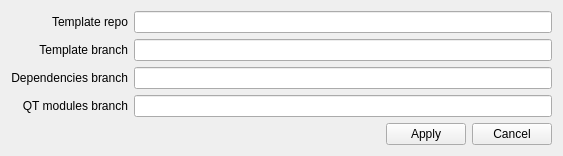
<?xml version="1.0" encoding="UTF-8"?>
<ui version="4.0">
 <class>SettingsDialog</class>
 <widget class="QWidget" name="SettingsDialog">
  <property name="geometry">
   <rect>
    <x>0</x>
    <y>0</y>
    <width>563</width>
    <height>151</height>
   </rect>
  </property>
  <property name="windowTitle">
   <string>SettingsDialog</string>
  </property>
  <layout class="QVBoxLayout" name="verticalLayout">
   <item>
    <widget class="QFrame" name="frame">
     <property name="frameShape">
      <enum>QFrame::NoFrame</enum>
     </property>
     <property name="frameShadow">
      <enum>QFrame::Raised</enum>
     </property>
     <layout class="QGridLayout" name="gridLayout" columnminimumwidth="100,0">
      <property name="leftMargin">
       <number>0</number>
      </property>
      <property name="topMargin">
       <number>0</number>
      </property>
      <property name="rightMargin">
       <number>0</number>
      </property>
      <property name="bottomMargin">
       <number>0</number>
      </property>
      <item row="2" column="0">
       <widget class="QLabel" name="label_3">
        <property name="text">
         <string>Dependencies branch</string>
        </property>
        <property name="alignment">
         <set>Qt::AlignRight|Qt::AlignTrailing|Qt::AlignVCenter</set>
        </property>
       </widget>
      </item>
      <item row="1" column="1">
       <widget class="QLineEdit" name="templateBranch_lineEdit"/>
      </item>
      <item row="0" column="0">
       <widget class="QLabel" name="label">
        <property name="text">
         <string>Template repo</string>
        </property>
        <property name="alignment">
         <set>Qt::AlignRight|Qt::AlignTrailing|Qt::AlignVCenter</set>
        </property>
       </widget>
      </item>
      <item row="0" column="1">
       <widget class="QLineEdit" name="templateRepo_lineEdit"/>
      </item>
      <item row="1" column="0">
       <widget class="QLabel" name="label_2">
        <property name="text">
         <string>Template branch</string>
        </property>
        <property name="alignment">
         <set>Qt::AlignRight|Qt::AlignTrailing|Qt::AlignVCenter</set>
        </property>
       </widget>
      </item>
      <item row="3" column="0">
       <widget class="QLabel" name="label_4">
        <property name="text">
         <string>QT modules branch</string>
        </property>
        <property name="alignment">
         <set>Qt::AlignRight|Qt::AlignTrailing|Qt::AlignVCenter</set>
        </property>
       </widget>
      </item>
      <item row="2" column="1">
       <widget class="QLineEdit" name="dependenciesBranch_lineEdit"/>
      </item>
      <item row="3" column="1">
       <widget class="QLineEdit" name="qtModulesBranch_lineEdit"/>
      </item>
     </layout>
    </widget>
   </item>
   <item>
    <spacer name="verticalSpacer">
     <property name="orientation">
      <enum>Qt::Vertical</enum>
     </property>
     <property name="sizeHint" stdset="0">
      <size>
       <width>20</width>
       <height>40</height>
      </size>
     </property>
    </spacer>
   </item>
   <item>
    <widget class="QFrame" name="frame_2">
     <property name="frameShape">
      <enum>QFrame::NoFrame</enum>
     </property>
     <property name="frameShadow">
      <enum>QFrame::Raised</enum>
     </property>
     <layout class="QHBoxLayout" name="horizontalLayout">
      <property name="leftMargin">
       <number>0</number>
      </property>
      <property name="topMargin">
       <number>0</number>
      </property>
      <property name="rightMargin">
       <number>0</number>
      </property>
      <property name="bottomMargin">
       <number>0</number>
      </property>
      <item>
       <spacer name="horizontalSpacer">
        <property name="orientation">
         <enum>Qt::Horizontal</enum>
        </property>
        <property name="sizeHint" stdset="0">
         <size>
          <width>380</width>
          <height>20</height>
         </size>
        </property>
       </spacer>
      </item>
      <item>
       <widget class="QPushButton" name="apply_pushButton">
        <property name="text">
         <string>Apply</string>
        </property>
       </widget>
      </item>
      <item>
       <widget class="QPushButton" name="cancel_pushButton">
        <property name="text">
         <string>Cancel</string>
        </property>
       </widget>
      </item>
     </layout>
    </widget>
   </item>
  </layout>
 </widget>
 <layoutdefault spacing="6" margin="11"/>
 <resources/>
 <connections/>
</ui>
